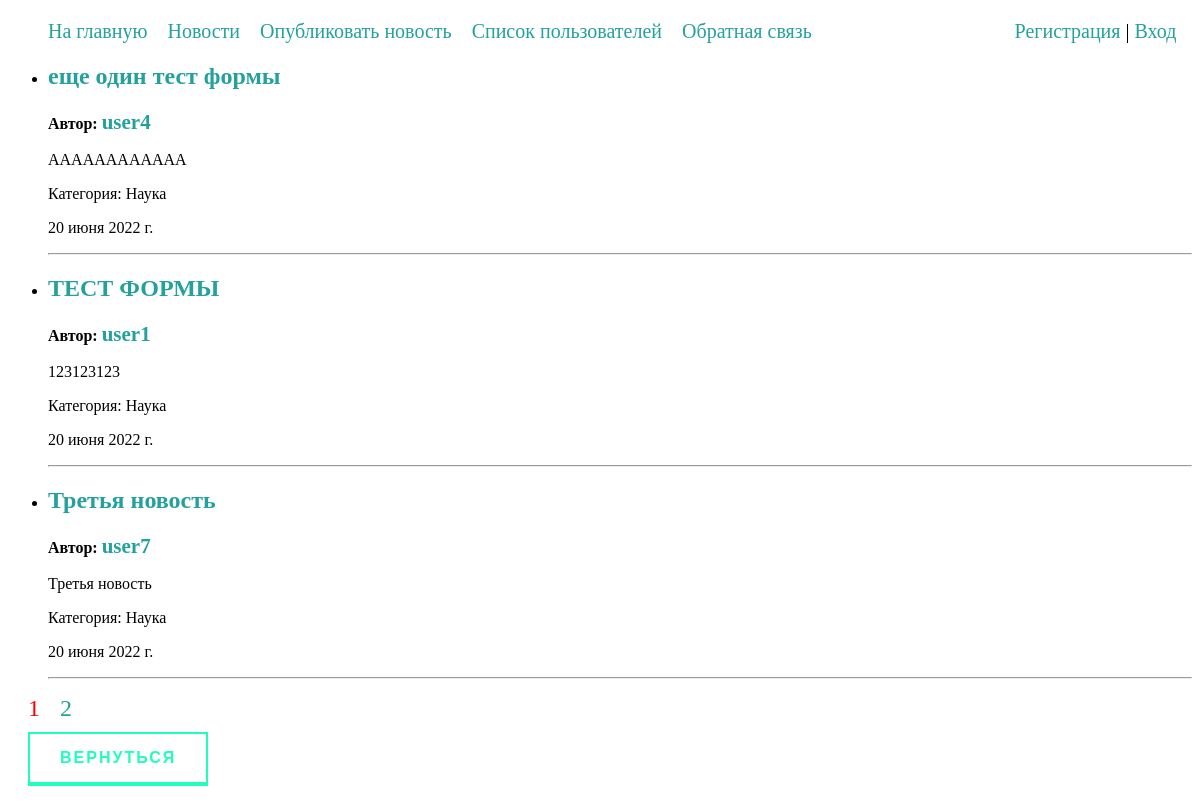
Page /cats/Science/ on the committed database.
### news/models.py (models this page shows, shortened)
class News(models.Model):
    title = models.CharField(max_length=255, verbose_name='Заголовок')
    content = models.TextField(blank=False, verbose_name='Текст новости')
    time_created = models.DateTimeField(auto_now_add=True)
    cat = models.ForeignKey('Category', on_delete=models.CASCADE, null=True, verbose_name='Категория')
    author = models.ForeignKey(User, on_delete=models.CASCADE, null=True, verbose_name='Автор')
    class Meta:
        verbose_name = 'Новости'
        verbose_name_plural = 'Новости'
        ordering = ['-time_created', 'title']

class Category(models.Model):
    name = models.CharField(max_length=100, db_index=True, verbose_name='Категория')
    slug = models.SlugField(max_length=255, db_index=True, unique=True, verbose_name='URL')
    def __str__(self):
        return self.name
    class Meta:
        verbose_name = 'Категории'
        verbose_name_plural = 'Категории'
        ordering = ['id']

### news/views.py (the view)
# urls.py: path('cats/<slug:cat_slug>/', NewsByCat.as_view(), name='category'),
class NewsByCat(DataMixin, ListView):
    model = News
    template_name = "news/newsByCat.html"
    context_object_name = 'news'
    paginate_by = 3
    def get_context_data(self, *,object_list=None, **kwargs):
        context = super().get_context_data(**kwargs)
        mix_def = self.get_user_context(title='Новости по категориям ' + str(self.kwargs['cat_slug']))
        return dict(list(context.items()) + list(mix_def.items()))
    def get_queryset(self):
        return News.objects.filter(cat__slug=self.kwargs['cat_slug']).select_related('cat', 'author', 'author__profile')

### news/models.py (called while the page is built)
    def get_absolute_url(self):
        return reverse('profile', kwargs={'profile_id': self.pk})

### news/utils.py (called while the page is built)
    def get_user_context(self, **kwargs):
        context = kwargs
        cats = Category.objects.all()
        context['menu'] = menu
        context['cats'] = cats
        return context

### news/templates/news/newsByCat.html (shortened to what this page needs)
{% extends 'news/base.html' %}
{% block content %}
<ul>
{% for n in news %}
     <li>
        <h2><a href="{{ ns.get_absolute_url }}">{{n.title}}</a></h2>
        <p><b>Автор: <a style="font-size: 21px;" href="{{ n.author.profile.get_absolute_url }}">{{ n.author.username }}</a></b></p>
        <p>{{n.content}}</p>
        <p>Категория: {{n.cat}}</p>
        <P>{{n.time_created|date:""}}</P>
    </li>
    <hr>
{% endfor %}
</ul>
{% if page_obj.has_other_pages %}
<nav class="paginate">
    <ul class="forPaginate">
        <li>
            {% if page_obj.number == 1 %}
            <a href="?page=1" style="color: red;">1</a>
            {% else %}
            <a href="?page=1">1</a>
            {% endif %}
        </li>
        <li>
            {% if page_obj.number == page_obj.paginator.num_pages %}
            <a href="?page={{ page_obj.paginator.num_pages }}" style="color: red;">{{ page_obj.paginator.num_pages }}</a>
            {% else %}
            <a href="?page={{ page_obj.paginator.num_pages }}">{{ page_obj.paginator.num_pages }}</a>
            {% endif %}
        </li>
    </ul>
</nav>
{% endif %}
    <a href="{% url 'news' %}" class="animated-button">Вернуться</a>
{% endblock %}

### news/static/news/css/styles.css (style rules this page uses)
a:active, a:hover, a { text-decoration: none; color: #24a19c; }
.animated-button { text-decoration: none; display: inline-block; margin: 10px 20px; padding: 15px 30px; overflow: hidden; border: 2px solid; border-bottom-width: 4px; font-family: 'Montserrat', sans-serif; text-transform: uppercase; font-weight: bold; letter-spacing: 2px; color: rgba(30, 255, 188, 1); background: rgba(255, 255, 255, 1); transition: color .3s, background .5s; }
.forPaginate { list-style: none; margin: 0; padding-left: 0; display: flex; font-size: 24px; }
.paginate { display: inline; }
.forPaginate li { margin-left: 20px; }

### rows in the picture
News: title "еще один тест формы", author.username "user4", content "АААААААААААА", cat "Наука", time_created "20 июня 2022 г."
News: title "ТЕСТ ФОРМЫ", author.username "user1", content "123123123", cat "Наука", time_created "20 июня 2022 г."
News: title "Третья новость", author.username "user7", content "Третья новость", cat "Наука", time_created "20 июня 2022 г."

### other values in the picture
{{ m.title }} "На главную" "Новости" "Опубликовать новость" "Список пользователей" "Обратная связь"
{{ page_obj.paginator.num_pages }} "2"
